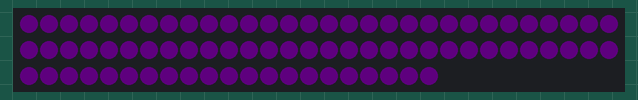
This sketch was run on a simulated Arduino Uno, built with avr-gcc and run on an emulated ATmega328P. Parts: 81 RGB LEDs in strip order, left to right, continuing on the next row. Dim RGB values are drawn brighter than linear.

Above: at 1.17 s.

The sketch:

Cube_Request.ino
```cpp
// ArrayOfLedArrays - see https://github.com/FastLED/FastLED/wiki/Multiple-Controller-Examples for more info on
// using multiple controllers.  In this example, we're going to set up three NEOPIXEL strips on three
// different pins, each strip getting its own CRGB array to be played with, only this time they're going
// to be all parts of an array of arrays.
// Import library
#include <FastLED.h>

#define NUM_STRIPS 4
#define NUM_LEDS_PER_STRIP 81
CRGB leds[NUM_STRIPS][NUM_LEDS_PER_STRIP];
CRGB redStrip[NUM_LEDS_PER_STRIP];
CRGB blackStrip[NUM_LEDS_PER_STRIP];

// For mirroring strips, all the "special" stuff happens just in setup.  We
// just addLeds multiple times, once for each strip
void setup() {
  FastLED.setBrightness(50);
  // tell FastLED there's 60 NEOPIXEL leds on pin 2
  FastLED.addLeds<NEOPIXEL, 12>(leds[0], NUM_LEDS_PER_STRIP);
  for(int i =0; i < NUM_LEDS_PER_STRIP; i++){
    redStrip[i] = CRGB(255,0,25);
    blackStrip[i] = CRGB(0,0,25);
  }

}
void setPurple()
  {
    for(int i = 0; i < NUM_LEDS_PER_STRIP; i++) {
            // Does take RGB
            leds[0][i] = CRGB(20,0,25);
            // (85,12.7,73.7)
            FastLED.show();
        }
  }
void setBlack(){
  for(int i = 0; i < NUM_LEDS_PER_STRIP; i++) {
      // Does take RGB
      leds[0][i] = CRGB(0,0,0);
      // (85,12.7,73.7)
      FastLED.show();
    }
}
void loop() {

    // This inner loop will go over each led in the current strip, one at a time
    setBlack();
    FastLED.delay(500);
    setPurple();


  }
```
